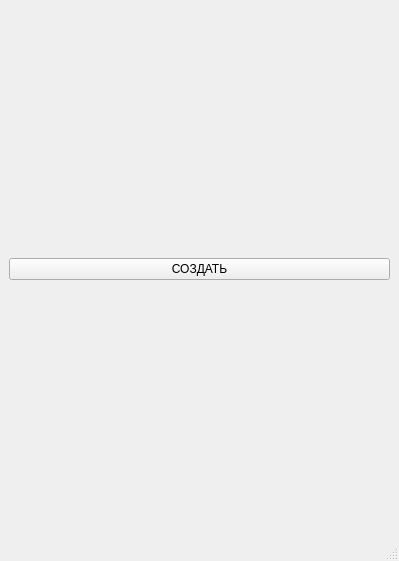
<?xml version="1.0" encoding="UTF-8"?>
<ui version="4.0">
 <class>MainWindow</class>
 <widget class="QMainWindow" name="MainWindow">
  <property name="geometry">
   <rect>
    <x>0</x>
    <y>0</y>
    <width>399</width>
    <height>561</height>
   </rect>
  </property>
  <property name="windowTitle">
   <string>MainWindow</string>
  </property>
  <widget class="QWidget" name="centralwidget">
   <layout class="QVBoxLayout" name="verticalLayout_2">
    <item>
     <layout class="QVBoxLayout" name="verticalLayout"/>
    </item>
    <item>
     <widget class="QPushButton" name="pushButton">
      <property name="text">
       <string>СОЗДАТЬ</string>
      </property>
     </widget>
    </item>
   </layout>
  </widget>
  <widget class="QMenuBar" name="menubar">
   <property name="geometry">
    <rect>
     <x>0</x>
     <y>0</y>
     <width>399</width>
     <height>21</height>
    </rect>
   </property>
  </widget>
  <widget class="QStatusBar" name="statusbar"/>
 </widget>
 <resources/>
 <connections/>
</ui>
